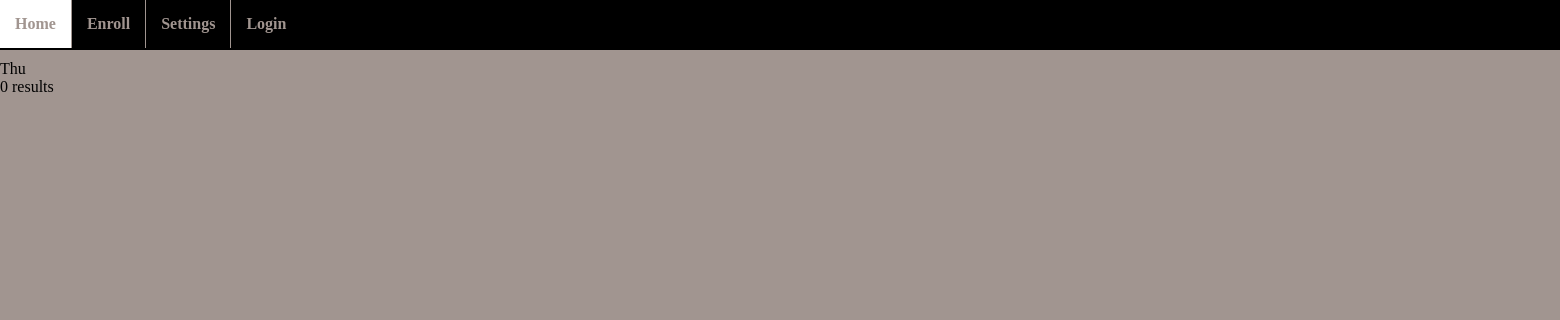
Before: / with the older database file.
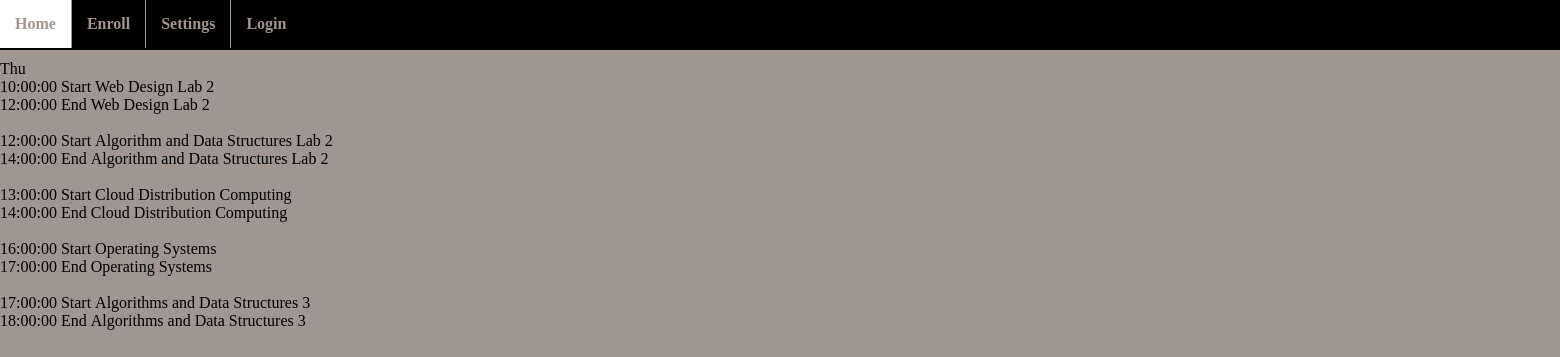
After: the same page with the newer database file.
### tables this page shows
CREATE TABLE IF NOT EXISTS `class_time` (
  `day` varchar(3) NOT NULL,
  `start_time` time NOT NULL,
  `end_time` time NOT NULL,
  `place` varchar(150) NOT NULL,
  `class_ID` bigint(25) NOT NULL
);

CREATE TABLE IF NOT EXISTS `class` (
  `class_ID` bigint(25) NOT NULL,
  `class_name` varchar(100) NOT NULL,
  `timeframe` varchar(15) NOT NULL
);

### php/timetable.php (the view, shortened to what this page needs)
<?php
function timetable($day,$stuID){
	$sql = "SELECT class_time.start_time, class_time.end_time, class.class_name FROM class_time INNER JOIN class ON class_time.class_ID=class.class_ID INNER JOIN student_class ON class.class_ID=student_class.class_ID WHERE student_ID='".$stuID."' AND day='".$day."' ORDER BY class_time.start_time";
	global $conn;
	$result = $conn->query($sql);
	if($result->num_rows > 0){
		while($row =$result->fetch_assoc()){
			echo $row["start_time"]."&nbsp;Start&nbsp;".$row["class_name"]."<br />".$row["end_time"]."&nbsp;End&nbsp;".$row["class_name"]."<br /><br />";
		}
	}else{
		echo "0 results";
	}
}
?>

### index.php (shortened to what this page needs)
<?php include ('php/timetable.php');
?>
<html>
	<head>
		<link rel="stylesheet" type="text/css" href="assets/css/index.css">
	</head>
	<body>
		<?php include 'navigation.php';?>
		<div id="timetable">
			<?php
				echo date("D")."<br />";
				timetable(date("D"),'3');
			?>
		</div>
	</body>
</html>

### navigation.php
<?php
	echo '<div id="navigation">
			<ul>
				<li><a href="index.php">Home</a></li>
				<li><a href="#">Enroll</a></li>
				<li><a href="#">Settings</a></li>
				<li><a href="login.php">Login</a></li>
			</ul>
		</div>';
?>

### assets/css/index.css (style rules this page uses)
body { background-color: A19590; margin: 0; padding: 0; }
#navigation { width: 100%; float: left; height: 50px; background-color: black; color: A19590; padding: 0; margin: 0; }
#navigation ul { list-style: none; width: 1600px; margin: 0 auto; padding: 0; }
#navigation li { float: left; display: inline; }
#navigation li a { display: block; padding: 15px 15px; text-decoration: none; font-weight: bold; color: A19590; border-right: 1px solid #A19590; }
#navigation li:first-child a { border-left: 0px; }
#navigation li:last-child a { border-right: 0px; }

Changed rows visible on the page:
added class_time: start_time "10:00:00", class_ID.class_name "Web Design Lab 2", end_time "12:00:00"
added class_time: start_time "12:00:00", class_ID.class_name "Algorithm and Data Structures Lab 2", end_time "14:00:00"
added class_time: start_time "13:00:00", class_ID.class_name "Cloud Distribution Computing", end_time "14:00:00"
added class_time: start_time "16:00:00", class_ID.class_name "Operating Systems", end_time "17:00:00"
added class_time: start_time "17:00:00", class_ID.class_name "Algorithms and Data Structures 3", end_time "18:00:00"
Other visible differences:
text no longer shown: "0 results"
